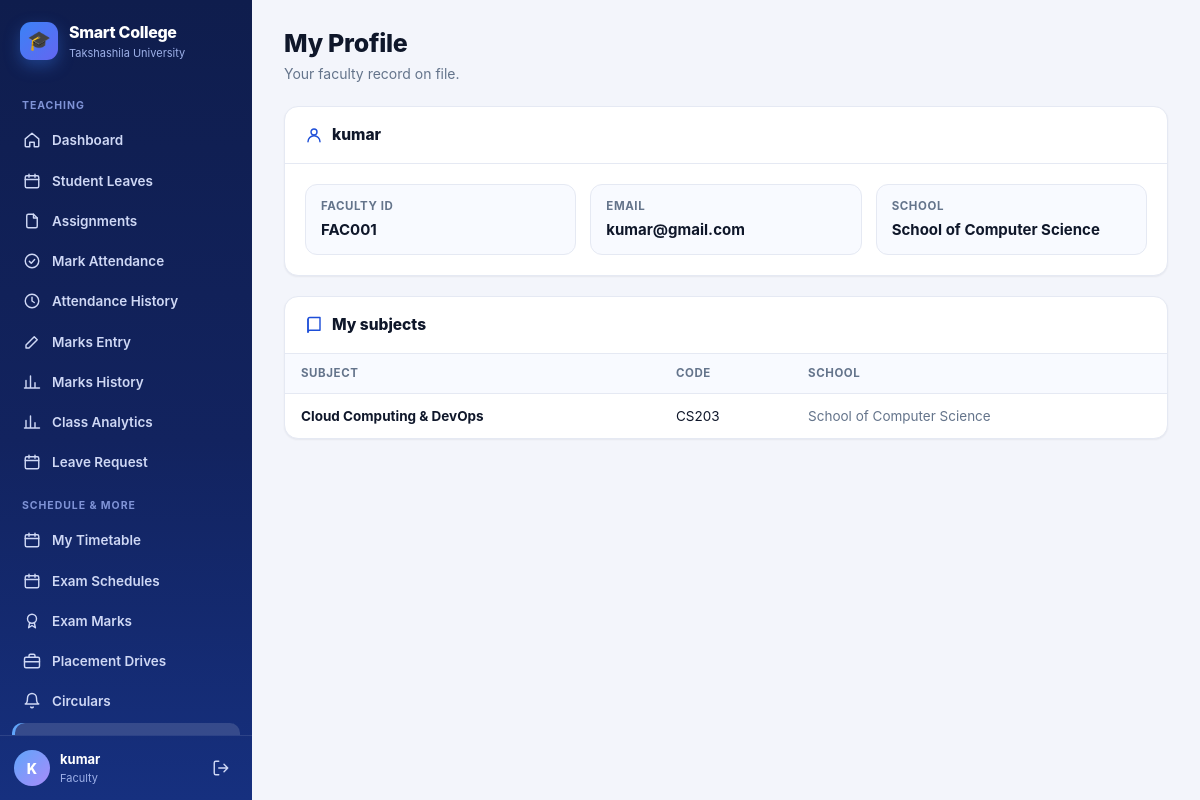
Page /faculty/profile/ (signed in) on the committed database.
### faculty/models.py (models this page shows, shortened)
class Faculty(models.Model):
    user = models.OneToOneField(
        User,
        on_delete=models.SET_NULL,
        null=True,
        blank=True
    )
    name = models.CharField(max_length=100)
    faculty_id = models.CharField(max_length=20, unique=True)
    email = models.EmailField()
    department = models.ForeignKey(Department, on_delete=models.CASCADE)
    is_approved = models.BooleanField(default=True)
    phone = models.CharField(max_length=20, blank=True)
    designation = models.CharField(max_length=100, default="Faculty")
    joining_date = models.DateField(null=True, blank=True)
    is_active = models.BooleanField(default=True)

class Subject(models.Model):
    SUBJECT_TYPE_CHOICES = [
        ("THEORY", "Theory"),
        ("PRACTICAL", "Practical"),
    ]
    name = models.CharField(max_length=100)
    code = models.CharField(max_length=20, unique=True)
    department = models.ForeignKey(Department, on_delete=models.CASCADE)
    faculty = models.ForeignKey(Faculty, on_delete=models.CASCADE)
    course = models.ForeignKey(
        "students.Course", on_delete=models.SET_NULL,
        null=True, blank=True, related_name="subjects"
    )
    year = models.PositiveIntegerField(null=True, blank=True)
    semester = models.PositiveIntegerField(null=True, blank=True)
    credits = models.DecimalField(max_digits=4, decimal_places=1, default=0)
    subject_type = models.CharField(max_length=20, choices=SUBJECT_TYPE_CHOICES, default="THEORY")

### students/models.py (models this page shows, shortened)
class Department(models.Model):
    name = models.CharField(max_length=100)

### faculty/views.py (the view)
@login_required(login_url="/accounts/login/")
def profile(request):
    faculty = get_faculty_for_user(request)
    if faculty is None:
        return redirect("/students/")
    subjects = Subject.objects.filter(
        faculty=faculty
    ).select_related(
        "department"
    )
    return render(
        request,
        "faculty/profile.html",
        {
            "faculty": faculty,
            "subjects": subjects,
        }
    )

### accounts/context_processors.py (called while the page is built)
def _has_faculty(user):
    if not user or not user.is_authenticated:
        return False
    if Student.objects.filter(user=user).exists():
        return False
    return (
        Faculty.objects.filter(user=user).exists()
        or (bool(user.email) and Faculty.objects.filter(email=user.email).exists())
    )

### faculty/views.py (called while the page is built)
def get_faculty_for_user(request):
    faculty = Faculty.objects.filter(
        user=request.user
    ).first()
    if faculty:
        return faculty
    return Faculty.objects.filter(
        email=request.user.email
    ).first()

### faculty/templates/faculty/profile.html (shortened to what this page needs)
{% extends "base.html" %}
{% block page_title %}My Profile{% endblock %}
{% block page_sub %}Your faculty record on file.{% endblock %}
{% block content %}
<div class="card mb">
    <div class="card-head"><div class="card-title"><svg class="icon"><use href="#i-user"/></svg> {{ faculty.name }}</div></div>
    <div class="card-body">
        <div class="kv">
            <div class="kv-item"><div class="kv-k">Faculty ID</div><div class="kv-v">{{ faculty.faculty_id }}</div></div>
            <div class="kv-item"><div class="kv-k">Email</div><div class="kv-v">{{ faculty.email }}</div></div>
            <div class="kv-item"><div class="kv-k">School</div><div class="kv-v">{{ faculty.department.name }}</div></div>
        </div>
    </div>
</div>
<div class="card">
    <div class="card-head"><div class="card-title"><svg class="icon"><use href="#i-book"/></svg> My subjects</div></div>
    <div class="card-body flush">
        {% if subjects %}
        <div class="table-wrap">
            <table class="table">
                <thead><tr><th>Subject</th><th>Code</th><th>School</th></tr></thead>
                <tbody>
                {% for s in subjects %}
                    <tr><td class="strong">{{ s.name }}</td><td>{{ s.code }}</td><td class="muted">{{ s.department.name }}</td></tr>
                {% endfor %}
                </tbody>
            </table>
        </div>
        {% else %}
            <div class="empty"><svg class="icon"><use href="#i-book"/></svg><b>No subjects assigned</b>Ask the admin to assign you a subject.</div>
        {% endif %}
    </div>
</div>
{% endblock %}

### templates/base.html (shortened to what this page needs)
{% load static %}<!DOCTYPE html>
<html lang="en">
<head>
    <link rel="stylesheet" href="{% static 'css/theme.css' %}">
</head>
<body>
<div class="app">
    <aside class="sidebar" id="sidebar">
        <a class="brand" href="{{ nav_home }}">
            <span class="brand-mark">🎓</span>
            <span>
                <div class="brand-name">Smart College</div>
                <div class="brand-sub">Takshashila University</div>
            </span>
        </a>
        <nav class="nav">
            {% for group in nav_groups %}
                {% if group.label %}<div class="nav-label">{{ group.label }}</div>{% endif %}
                {% for item in group.items %}
                    <a class="nav-link {% if item.active %}active{% endif %}" href="{{ item.url }}">
                        <svg class="icon"><use href="#i-{{ item.icon }}"/></svg>
                        <span>{{ item.label }}</span>
                    </a>
                {% endfor %}
            {% endfor %}
        </nav>
        <div class="sidebar-foot">
            <div class="avatar">{{ nav_initial }}</div>
            <div class="who">
                <div class="who-name">{{ nav_display }}</div>
                <div class="who-role">{{ nav_role_label }}</div>
            </div>
            <a class="logout" href="/accounts/logout/" title="Log out"><svg class="icon"><use href="#i-logout"/></svg></a>
        </div>
    </aside>
    <div class="main">
        <main class="page">
            <div class="page-head">
                <div>
                    <h1 class="page-title">{% block page_title %}{% endblock %}</h1>
                    <div class="page-sub">{% block page_sub %}{% endblock %}</div>
                </div>
            </div>
            {% block content %}{% endblock %}
        </main>
    </div>
</div>
</body>
</html>

### rows in the picture
Faculty: name "kumar", designation "Faculty", faculty_id "FAC001", email "kumar@gmail.com", department.name "School of Computer Science"
Subject: name "Cloud Computing & DevOps", code "CS203", department.name "School of Computer Science"

### other values in the picture
{{ group.label }} "TEACHING" "SCHEDULE & MORE"
{{ item.label }} "Dashboard" "Student Leaves" "Assignments" "Mark Attendance" "Attendance History" "Marks Entry" "Marks History" "Class Analytics" "Leave Request" "My Timetable" "Exam Schedules" "Exam Marks" "Placement Drives" "Circulars"
{{ nav_initial }} "K"
